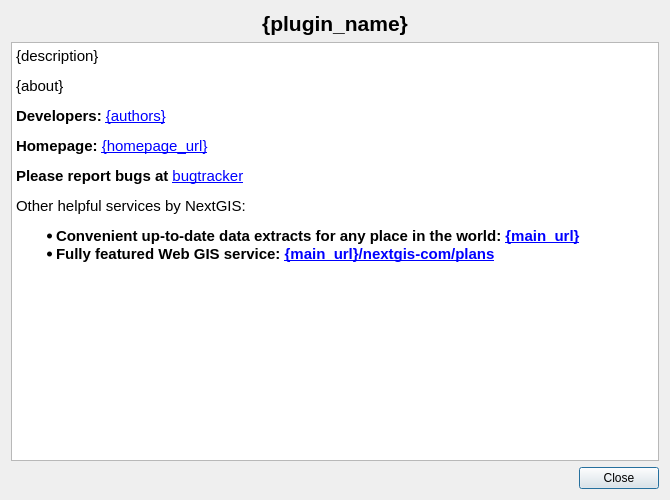
<?xml version="1.0" encoding="UTF-8"?>
<ui version="4.0">
 <class>AboutDialogBase</class>
 <widget class="QDialog" name="AboutDialogBase">
  <property name="geometry">
   <rect>
    <x>0</x>
    <y>0</y>
    <width>670</width>
    <height>500</height>
   </rect>
  </property>
  <property name="windowTitle">
   <string>About {plugin_name}</string>
  </property>
  <layout class="QGridLayout" name="gridLayout" columnstretch="0,0">
   <item row="0" column="0" colspan="2">
    <widget class="QLabel" name="pluginName">
     <property name="font">
      <font>
       <pointsize>16</pointsize>
       <weight>75</weight>
       <bold>true</bold>
      </font>
     </property>
     <property name="text">
      <string>&lt;p align=&quot;center&quot;&gt;{plugin_name}&lt;/p&gt;</string>
     </property>
     <property name="alignment">
      <set>Qt::AlignCenter</set>
     </property>
    </widget>
   </item>
   <item row="1" column="0" colspan="2">
    <widget class="QTextBrowser" name="textBrowser">
     <property name="readOnly">
      <bool>true</bool>
     </property>
     <property name="html">
      <string>&lt;!DOCTYPE HTML PUBLIC &quot;-//W3C//DTD HTML 4.0//EN&quot; &quot;http://www.w3.org/TR/REC-html40/strict.dtd&quot;&gt;
&lt;html&gt;&lt;head&gt;&lt;meta name=&quot;qrichtext&quot; content=&quot;1&quot; /&gt;&lt;style type=&quot;text/css&quot;&gt;
p, li { white-space: pre-wrap; }
&lt;/style&gt;&lt;/head&gt;&lt;body style=&quot; font-family:'Cantarell'; font-size:11pt; font-weight:400; font-style:normal;&quot;&gt;
&lt;p style=&quot; margin-top:12px; margin-bottom:12px; margin-left:0px; margin-right:0px; -qt-block-indent:0; text-indent:0px;&quot;&gt;{description}&lt;/p&gt;
&lt;p style=&quot; margin-top:12px; margin-bottom:12px; margin-left:0px; margin-right:0px; -qt-block-indent:0; text-indent:0px;&quot;&gt;{about}&lt;/p&gt;
&lt;p style=&quot; margin-top:12px; margin-bottom:12px; margin-left:0px; margin-right:0px; -qt-block-indent:0; text-indent:0px;&quot;&gt;&lt;span style=&quot; font-weight:600;&quot;&gt;Developers:&lt;/span&gt; &lt;a href=&quot;{main_url}&quot;&gt;&lt;span style=&quot; text-decoration: underline; color:#0000ff;&quot;&gt;{authors}&lt;/span&gt;&lt;/a&gt;&lt;/p&gt;
&lt;p style=&quot; margin-top:12px; margin-bottom:12px; margin-left:0px; margin-right:0px; -qt-block-indent:0; text-indent:0px;&quot;&gt;&lt;span style=&quot; font-weight:600;&quot;&gt;Homepage:&lt;/span&gt; &lt;a href=&quot;{homepage_url}&quot;&gt;&lt;span style=&quot; text-decoration: underline; color:#0000ff;&quot;&gt;{homepage_url}&lt;/span&gt;&lt;/a&gt;&lt;/p&gt;
&lt;p style=&quot; margin-top:12px; margin-bottom:12px; margin-left:0px; margin-right:0px; -qt-block-indent:0; text-indent:0px;&quot;&gt;&lt;span style=&quot; font-weight:600;&quot;&gt;Please report bugs at&lt;/span&gt; &lt;a href=&quot;{tracker_url}&quot;&gt;&lt;span style=&quot; text-decoration: underline; color:#0000ff;&quot;&gt;bugtracker&lt;/span&gt;&lt;/a&gt;&lt;/p&gt;
&lt;p style=&quot; margin-top:12px; margin-bottom:12px; margin-left:0px; margin-right:0px; -qt-block-indent:0; text-indent:0px;&quot;&gt;Other helpful services by NextGIS: &lt;/p&gt;
&lt;ul style=&quot;margin-top: 0px; margin-bottom: 0px; margin-left: 0px; margin-right: 0px; -qt-list-indent: 1;&quot;&gt;&lt;li style=&quot;&quot; style=&quot; margin-top:12px; margin-bottom:0px; margin-left:0px; margin-right:0px; -qt-block-indent:0; text-indent:0px;&quot;&gt;&lt;span style=&quot; font-weight:600;&quot;&gt;Convenient up-to-date data extracts for any place in the world: &lt;/span&gt;&lt;a href=&quot;{main_url}&quot;&gt;&lt;span style=&quot; font-weight:600; text-decoration: underline; color:#0000ff;&quot;&gt;{main_url}&lt;/span&gt;&lt;/a&gt;&lt;/li&gt;
&lt;li style=&quot;&quot; style=&quot; margin-top:0px; margin-bottom:12px; margin-left:0px; margin-right:0px; -qt-block-indent:0; text-indent:0px;&quot;&gt;&lt;span style=&quot; font-weight:600;&quot;&gt;Fully featured Web GIS service: &lt;/span&gt;&lt;a href=&quot;{main_url}/nextgis-com/plans&quot;&gt;&lt;span style=&quot; font-weight:600; text-decoration: underline; color:#0000ff;&quot;&gt;{main_url}/nextgis-com/plans&lt;/span&gt;&lt;/a&gt;&lt;/li&gt;&lt;/ul&gt;&lt;/body&gt;&lt;/html&gt;</string>
     </property>
     <property name="textInteractionFlags">
      <set>Qt::LinksAccessibleByMouse|Qt::TextSelectableByMouse</set>
     </property>
     <property name="openExternalLinks">
      <bool>true</bool>
     </property>
    </widget>
   </item>
   <item row="2" column="0" colspan="2">
    <widget class="QDialogButtonBox" name="buttonBox">
     <property name="orientation">
      <enum>Qt::Horizontal</enum>
     </property>
     <property name="standardButtons">
      <set>QDialogButtonBox::Close</set>
     </property>
    </widget>
   </item>
  </layout>
 </widget>
 <resources/>
 <connections>
  <connection>
   <sender>buttonBox</sender>
   <signal>rejected()</signal>
   <receiver>AboutDialogBase</receiver>
   <slot>reject()</slot>
   <hints>
    <hint type="sourcelabel">
     <x>316</x>
     <y>260</y>
    </hint>
    <hint type="destinationlabel">
     <x>286</x>
     <y>274</y>
    </hint>
   </hints>
  </connection>
  <connection>
   <sender>buttonBox</sender>
   <signal>accepted()</signal>
   <receiver>AboutDialogBase</receiver>
   <slot>accept()</slot>
   <hints>
    <hint type="sourcelabel">
     <x>248</x>
     <y>254</y>
    </hint>
    <hint type="destinationlabel">
     <x>157</x>
     <y>274</y>
    </hint>
   </hints>
  </connection>
 </connections>
</ui>
